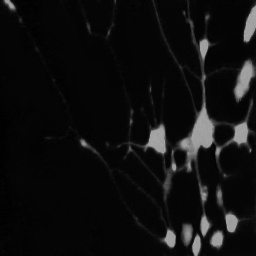
#> input picture 002after.jpg, 256 x 256 px, found by its file name
$ python ioucalculator.py
#> lines starting #> are read from the running program, lines starting #| are printed output that depends on the picture; after the words box and inside, x2 and y2 are one past the last pixel; in counts of white or black regions, pixels touching at a corner belong together
import cv2
import numpy as np

def calculate_iou(mask1, mask2):
    intersection = np.logical_and(mask1, mask2)
    union = np.logical_or(mask1, mask2)
    iou_score = np.sum(intersection) / np.sum(union)
    return iou_score

# Load your grayscale images
image1 = cv2.imread("D:\\linmig\\002after.jpg", cv2.IMREAD_GRAYSCALE)
#> image1 is the input picture: shape (256, 256); min 0, max 170, mean 15.4
image2 = cv2.imread("D:\\linmig\\002after.jpg", cv2.IMREAD_GRAYSCALE)

# Threshold the images to create binary masks
_, mask1 = cv2.threshold(image1, 128, 255, cv2.THRESH_BINARY)
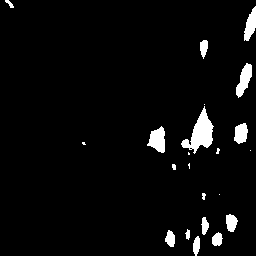
#> mask1: shape (256, 256); 4% white; 22 white regions (7 under 20 px), largest, box (x1, y1, x2, y2) and area: (181, 106, 214, 154) 685, (147, 126, 165, 153) 320, (236, 63, 252, 98) 304
_, mask2 = cv2.threshold(image2, 128, 255, cv2.THRESH_BINARY)

# Normalize mask values to 0 and 1
mask1 = mask1 / 255
mask2 = mask2 / 255

# Calculate IOU score
iou_score = calculate_iou(mask1, mask2)
#> in calculate_iou, `iou_score = np.sum(intersection) / np.sum(union)`: iou_score = 1
#> iou_score = 1

print("IOU score:", iou_score)
#| IOU score: 1.0


def iou(mask1, mask2):
    _, mask1 = cv2.threshold(mask1, 128, 255, cv2.THRESH_BINARY)
    _, mask2 = cv2.threshold(mask2, 128, 255, cv2.THRESH_BINARY)
    mask1 = mask1 / 255
    mask2 = mask2 / 255
    intersection = np.logical_and(mask1, mask2)
    union = np.logical_or(mask1, mask2)
    iou_score = np.sum(intersection) / np.sum(union)
    return iou_score
